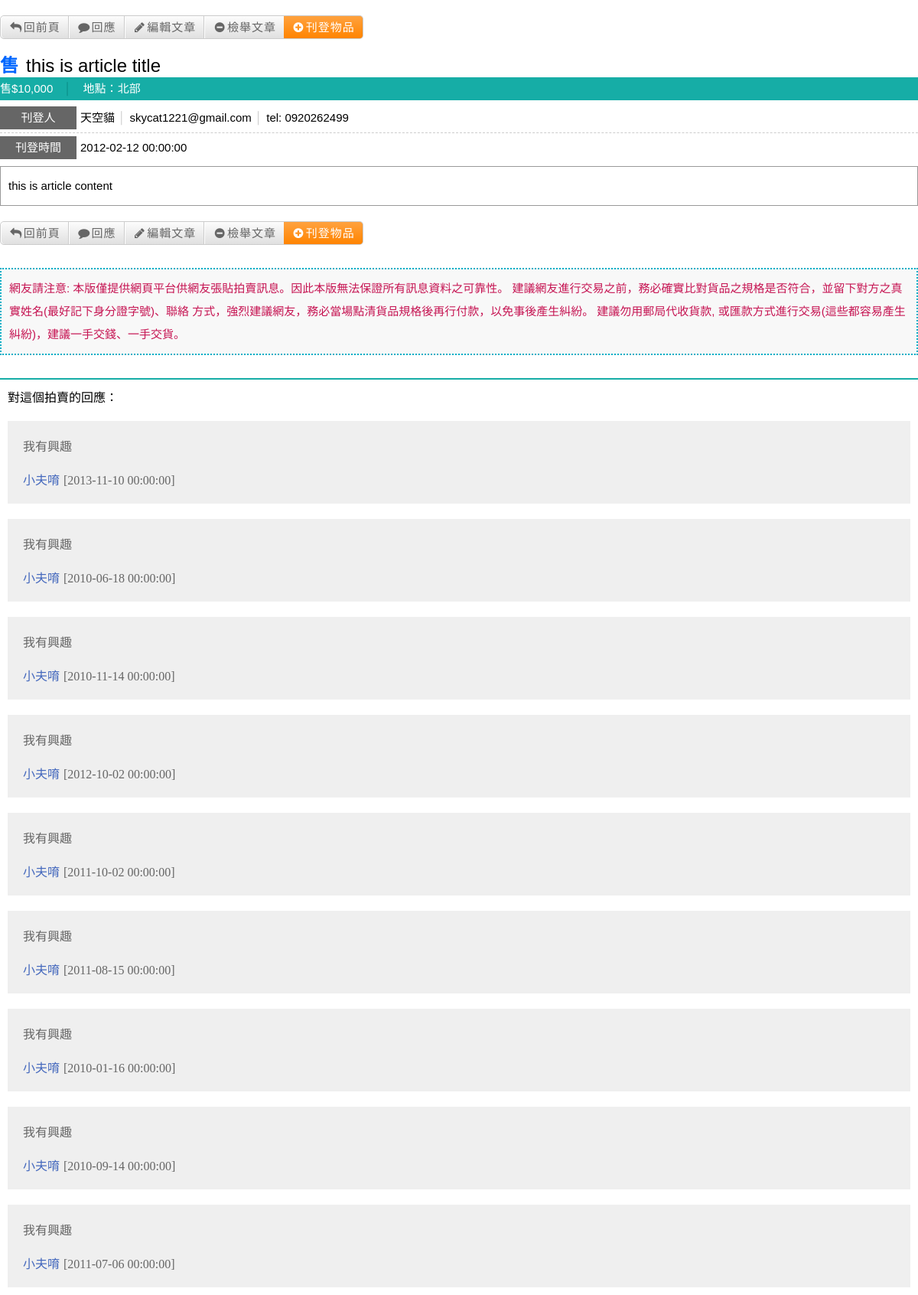
The page /sh_article.php?article_id=16 on the database its author committed.
### tables this page shows
CREATE TABLE IF NOT EXISTS `tblArticle` (
  `article_id` int(10) unsigned NOT NULL AUTO_INCREMENT,
  `user_id` int(10) unsigned NOT NULL,
  `sh_sub_category_id` int(10) unsigned NOT NULL,
  `article_title` varchar(128) DEFAULT NULL,
  `article_content` text,
  `article_sh_trade_status` int(10) unsigned NOT NULL,
  `article_sh_price` int(10) unsigned NOT NULL,
  `article_sh_area` int(10) unsigned NOT NULL,
  `article_email` varchar(254) DEFAULT NULL,
  `article_phone_number` char(10) DEFAULT NULL,
  `article_img_url1` varchar(2000) DEFAULT NULL,
  `article_img_url2` varchar(2000) DEFAULT NULL,
  `article_create_time` datetime NOT NULL,
  `article_update_time` datetime NOT NULL,
  PRIMARY KEY (`article_id`)
);

CREATE TABLE IF NOT EXISTS `tblReply` (
  `reply_id` int(10) unsigned NOT NULL AUTO_INCREMENT,
  `article_id` int(10) unsigned NOT NULL,
  `user_id` int(10) unsigned NOT NULL,
  `reply_content` text NOT NULL,
  `reply_create_time` datetime NOT NULL,
  `reply_update_time` datetime NOT NULL,
  PRIMARY KEY (`reply_id`)
);

### common.inc.php (called while the page is built, shortened)
<?php
require_once("shdb.inc.php");
$area_names = array(1 => "北部", 2 => "中部", 3 => "南部", 4 => "花東", 5 => "離島", 9 => "其他");
$trade_status_names = array(1 => "售", 2 => "徵", 3 => "交換", 4 => "團購");
?>

### shdb.inc.php (called while the page is built, shortened)
<?php
class DB {
	private static $_db;
	private function __construct() {
		try {
			self::$_db = new PDO("mysql:host=localhost;dbname=dcview;charset=UTF8", "root", "9999");
			self::$_db->setAttribute(PDO::ATTR_ERRMODE, PDO::ERRMODE_EXCEPTION);
		} catch (PDOException $e) {
			echo "Connection failed: ".$e->getMessage();
		}
	}
	public static function getPDO() {
		return self::$_db;
	}
}
class RecordModel {
	private $_fields = array();
	private $_tableReference = "";
	private $_whereCond = "";
	public function __construct($table_name) {
		$this->_tableReference = $table_name;
	}
	public function read() {
		if (is_array($this->_fields) && count($this->_fields) > 0) {
			$fields = implode(",", $this->_fields);
		} else {
			$fields = "*";
		}
		$where_clause = "1 = 1";
		if (is_array($this->_whereCond) && count($this->_whereCond) > 0) {
			$where_clause = implode(" AND ", array_keys($this->_whereCond));
		}
		$sql = array();
		array_push($sql, "SELECT", $fields, "FROM", $this->_tableReference, "WHERE", $where_clause);
		try {
			$ps = DB::getPDO()->prepare(implode(" ", $sql));
			$ps->execute(array_values($this->_whereCond));
			return $ps->fetchAll(PDO::FETCH_ASSOC);
		} catch (PDOException $e) {
			echo $e->getMessage();
		}
	}
	public function initReadSQL($fields, $where_cond = "", $table_reference = "", $order_by_clause = "", $limit = "", $offset = "") {
		$this->_fields = $fields;
		if ($where_cond !== "") {
			$this->_whereCond = $where_cond;
		}
		$this->_orderByClause = $order_by_clause;
		$this->_limit = $limit;
	}
}
?>

### sh_article.php (the view, shortened to what this page needs)
<?php
require_once("common.inc.php");
$fields = array("article_id", "content", "submit");
$post_data = array_intersect_key($_POST, array_fill_keys($fields, null));
if (isset($_GET["article_id"])) {
	$article_id = (int)$_GET["article_id"];
	$ta = new TblArticle();
	$fields = array("*");
	$where_cond = array("article_id = ?" => $article_id);
	$ta->initReadSQL($fields, $where_cond);
	$article_record = $ta->read();
	if (count($article_record) == 1) {
		$article_record = $article_record[0];
	} else {
		exit();
	}
} else if (count($post_data) == count($fields)) {
	$article_id = (int)$post_data["article_id"];
	$now = date("Y-m-d H:i:s");
	if ($post_data["submit"] == "reply") {
		$record = array(
			"article_id" => $article_id,
			"user_id" => 1,
			"reply_content" => htmlentities(str_replace("<br>", "\n", $post_data["content"])),
			"reply_create_time" => $now,
			"reply_update_time" => $now,
		);
		$tr = new TblReply();
		$tr->create($record);
	} else if ($post_data["submit"] == "edit") {
		$record = array(
			"article_content" => htmlentities(str_replace("<br>", "\n", $post_data["content"])),
			"article_update_time" => $now,
		);
		$where_cond = array("article_id = ?" => $article_id);
		$ta = new TblArticle();
		$ta->update($record, $where_cond);
	} else if ($post_data["submit"] == "report") {
		$record = array(
			"article_id" => $article_id,
			"user_id" => 1,
			"report_comment" => htmlentities($post_data["content"]),
			"report_create_time" => $now,
		);
		$tr = new TblReport();
		$tr->create($record);
	} else {
	}
	header("Location: {$_SERVER["PHP_SELF"]}?article_id=$article_id");
	exit();
} else {
	exit();
}
?>
<!DOCTYPE html PUBLIC "-//W3C//DTD XHTML 1.0 Transitional//EN" "http://www.w3.org/TR/xhtml1/DTD/xhtml1-transitional.dtd">
<html xmlns="http://www.w3.org/1999/xhtml">
<head>
<link rel="stylesheet" href="css/kickstart.css" media="all" />
<link rel="stylesheet" href="css/form_style.css" media="all" />
<link rel="stylesheet" href="css/magnific-popup.css">
</head>
<body>
<div class="button_style">
<ul class="button-bar">
<li><a href="<?php echo (isset($_SERVER["HTTP_REFERER"])) ? $_SERVER["HTTP_REFERER"]: "sh_list.php"; ?>"><i class="icon-reply"></i>回前頁</a></li>
<li><a href="#reply-popup" class="open-reply-popup-link"><i class="icon-comment"></i>回應</a></li>
<li><a href="#edit-popup" class="open-edit-popup-link"><i class="icon-pencil"></i>編輯文章</a></li>
<li><a href="#report-popup" class="open-report-popup-link"><i class=" icon-minus-sign"></i>檢舉文章</a></li>
<li class="last"><a href="sh_post.php"><i class="icon-plus-sign"></i>刊登物品</a></li>
</ul>
</div>
<div class="p_content">
<h3><span><?php echo $trade_status_names[$article_record["article_sh_trade_status"]]; ?></span><?php echo $article_record["article_title"]; ?></h3>
<ul class="title">
<li>售$<?php echo number_format($article_record["article_sh_price"]); ?><span class="symbo2">│</span></li>
<li>地點：<?php echo $area_names[$article_record["article_sh_area"]]; ?></li>
</ul>
<div class="title01">
<ul>
<li class="po">刊登人</li>
<li>天空貓<span class="symbol">│</span></li>
<li>skycat1221@gmail.com<span class="symbol">│</span></li>
<li>tel: 0920262499</li>
</ul>
</div>
<div class="title01_1">
<ul>
<li class="po">刊登時間</li>
<li><?php echo $article_record["article_create_time"]; ?></li>
</ul>
</div>
<div class="title02">
<p><?php echo str_replace("\n", "<br>", $article_record["article_content"]); ?></p>
</div>
<div class="button_style">
<ul class="button-bar">
<li><a href="<?php echo (isset($_SERVER["HTTP_REFERER"])) ? $_SERVER["HTTP_REFERER"]: "sh_list.php"; ?>"><i class="icon-reply"></i>回前頁</a></li>
<li><a href="#reply-popup" class="open-reply-popup-link"><i class="icon-comment"></i>回應</a></li>
<li><a href="#edit-popup" class="open-edit-popup-link"><i class="icon-pencil"></i>編輯文章</a></li>
<li><a href="#report-popup" class="open-report-popup-link"><i class=" icon-minus-sign"></i>檢舉文章</a></li>
<li class="last"><a href="sh_post.php"><i class="icon-plus-sign"></i>刊登物品</a></li>
</ul>
</div>
<div class="title03">
<p>網友請注意:
本版僅提供網頁平台供網友張貼拍賣訊息。因此本版無法保證所有訊息資料之可靠性。
建議網友進行交易之前，務必確實比對貨品之規格是否符合，並留下對方之真實姓名(最好記下身分證字號)、聯絡 方式，強烈建議網友，務必當場點清貨品規格後再行付款，以免事後產生糾紛。
建議勿用郵局代收貨款, 或匯款方式進行交易(這些都容易產生糾紛)，建議一手交錢、一手交貨。</p>
</div>
<div class="title04">
<span>對這個拍賣的回應：</span>
<?php
$tr = new TblReply();
$fields = array("user_id", "reply_content", "reply_create_time");
$where_cond = array("article_id = ?" => $article_id);
$tr->initReadSQL($fields, $where_cond);
$reply_list = $tr->read();
foreach ($reply_list as $value) {
?>
<ul>
<li class="first"><?php echo str_replace("\n", "<br>", $value["reply_content"]); ?></li>
<li>小夫唷<span>[<?php echo $value["reply_create_time"]; ?>]</span></li>
</ul>
<?php
}
?>
</div>
</div>
</body>
</html>

### css/kickstart.css (style rules this page uses)
* { -webkit-box-sizing: border-box; -moz-box-sizing: border-box; box-sizing: border-box; }
a { color:#6e6e6e; text-decoration:none; letter-spacing:1px; }
a [class^="icon-"] { color:inherit;text-decoration:none; }
h1,h2,h3,h4,h5,h6 { font-weight:bold; line-height:140%; }
h3 { font:24px/30px "微軟正黑體", Arial, Helvetica, sans-serif; color:#000; }
h3 span { color:#06F; padding-right:10px; font-weight:bold; }
p { margin:10px 0; }
ul, ol { padding:0; margin:0 0 20px 25px; }
li { padding:5px 0; margin:0; }

### css/form_style.css (style rules this page uses)
.p_content { margin-top:20px; }
.p_content ul.title { height:30px; background-color:#16ADA6; color:#FFF; font:15px/30px "微軟正黑體", Arial, Helvetica, sans-serif; margin-bottom:8px; }
.p_content ul.title span.symbo2 { color:#0b8c86; padding:0 15px; }
.p_content ul.title li { float:left; }
.p_content .title01 { height:35px; margin-top:4px; border-bottom:1px #CCCCCC dashed; }
.p_content .title01 ul { height:30px; }
.p_content .title01 ul li { float:left; height:30px; font:15px/30px "微軟正黑體", Arial, Helvetica, sans-serif; }
.p_content .title01 ul li.po { width:100px; height:30px; background-color:#666; color:#FFF; text-align:center; margin-right:5px; }
.p_content .title01 ul li span.symbol { color:#CCC; padding:0 5px; }
.p_content .title01_1 { height:35px; margin-top:4px; }
.p_content .title01_1 ul { height:30px; }
.p_content .title01_1 ul li { float:left; height:30px; font:15px/30px "微軟正黑體", Arial, Helvetica, sans-serif; }
.p_content .title01_1 ul li.po { width:100px; height:30px; background-color:#666; color:#FFF; text-align:center; margin-right:5px; }
.p_content .title02 { margin-top:4px; border:1px solid #999; padding:10px 10px; }
.p_content .title02 p { font:15px/30px "微軟正黑體", Arial, Helvetica, sans-serif; }
.p_content .title03 { margin-top:30px; padding:10px 10px; color:#c61553; background-color:#f8f8f8; border:2px dotted #0caec6; }
.p_content .title03 p { font:15px/30px "微軟正黑體", Arial, Helvetica, sans-serif; }
.p_content .title04 { margin-top:30px; padding:10px 10px; border-top:2px solid #16ADA6; }
.p_content .title04 ul { height:auto; margin-top:20px; background-color:#EFEFEF; padding:20px 20px; }
.p_content .title04 ul li.first { padding-bottom:20px;color:#666; }
.p_content .title04 ul li { color:#4468BD; }
.p_content .title04 ul li span { color:#666; padding-left:5px; }
.button_style { margin-top:20px; }

### css/kickstart-forms.css (style rules this page uses)
input[type="text"], textarea, button, a.button, a, input[type="file"] { -moz-transition: -moz-box-shadow 0.5s, border 0.5s, background 0.5s; -webkit-transition: -webkit-box-shadow 0.5s, border 0.5s, background 0.5s; -o-transition: box-shadow 0.5s, border 0.5s, background 0.5s; transition: box-shadow 0.5s, border 0.5s, background 0.5s; }

### rows shown on the page
tblarticle: article_sh_trade_status "售", article_title "this is article title", article_sh_price "10,000", article_sh_area "北部", article_create_time "2012-02-12 00:00:00", article_content "this is article content"
tblreply: reply_content "我有興趣", reply_create_time "2013-11-10 00:00:00"
tblreply: reply_content "我有興趣", reply_create_time "2010-06-18 00:00:00"
tblreply: reply_content "我有興趣", reply_create_time "2010-11-14 00:00:00"
tblreply: reply_content "我有興趣", reply_create_time "2012-10-02 00:00:00"
tblreply: reply_content "我有興趣", reply_create_time "2011-10-02 00:00:00"
tblreply: reply_content "我有興趣", reply_create_time "2011-08-15 00:00:00"
tblreply: reply_content "我有興趣", reply_create_time "2010-01-16 00:00:00"
tblreply: reply_content "我有興趣", reply_create_time "2010-09-14 00:00:00"
tblreply: reply_content "我有興趣", reply_create_time "2011-07-06 00:00:00"
